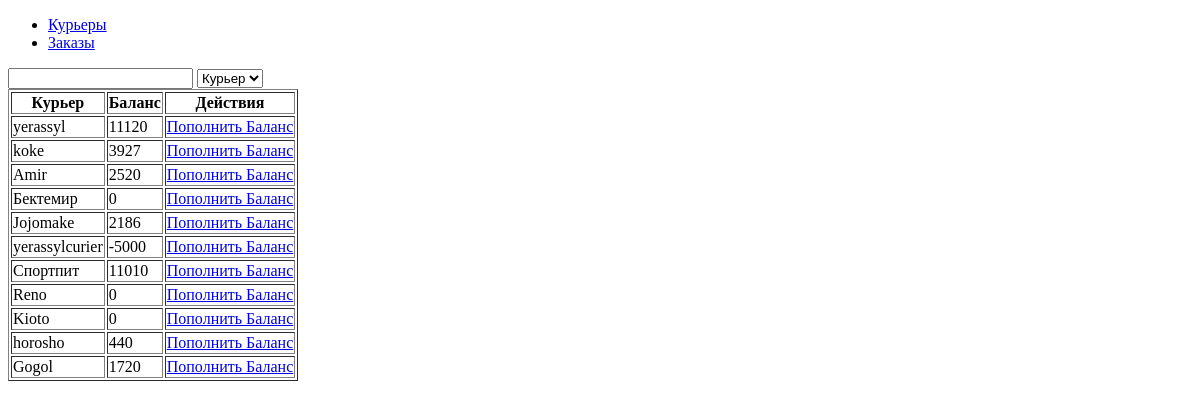
Page /adminpanel/ on the earlier database version.
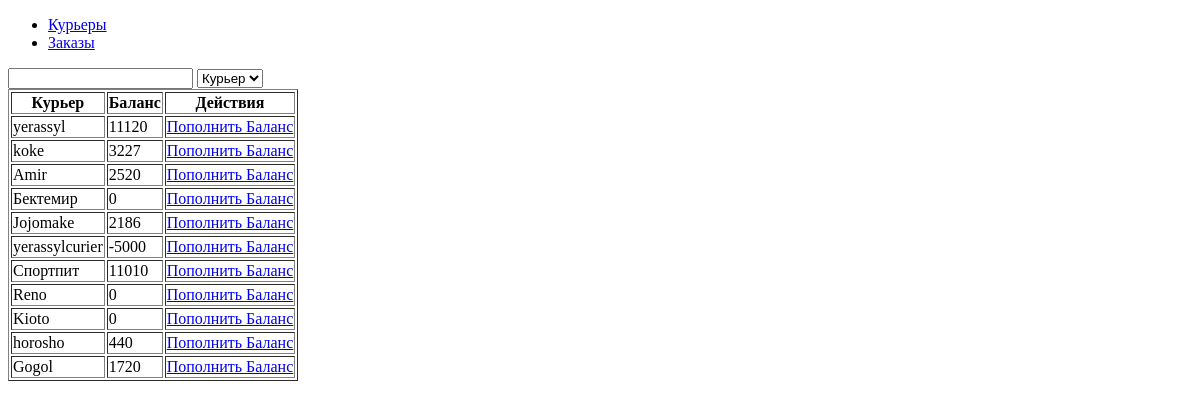
Same page on the later database version.
### curier/models.py (models this page shows)
class Curier(models.Model):
	user = models.OneToOneField(settings.AUTH_USER_MODEL, on_delete=models.CASCADE,related_name="mycurier")
	first_name = models.CharField(max_length=255,default="")
	last_name = models.CharField(max_length=255, default="")
	photo =models.ImageField(upload_to='curiers/%y/%m/%d', blank=True)
	experience=models.IntegerField(blank=True, null=True)
	phone = models.IntegerField(null=False, blank=False)
	is_available=models.BooleanField(default=False)
	balance = models.DecimalField(decimal_places=0,max_digits=1000,default=0)

### adminapp/views.py (the view)
# urls.py: path('',views.index,name="Home"),
def index(request):
    curiers=None
    if request.method=="POST":
        username = request.POST.get("search")
        curiers = Curier.objects.filter(user__username__contains=username)
    else:
        curiers = Curier.objects.all()
    cxt={
        "curiers":curiers
    }
    return render(request,"adminapp/curiers.html",context=cxt)

### adminapp/templates/adminapp/curiers.html (shortened to what this page needs)
{%extends 'adminapp/base.html'%}
{%block title%} Admin Panel {%endblock%} {%block body%}
<form method="POST" action="{% url 'curiers'%}">
<input type="text" name="search" id="search">
<select name="parameter" id="parameter">
<option value="curier">
Курьер
</option>
</select>
</form>
<table border="1">
    <tr>
        <th>Курьер</th>
        <th>Баланс</th>
        <th>Действия</th>
    </tr>
    {%for i in curiers%}
    <tr>
    <td>{{i.user.username}}</td>
    <td>{{i.balance}}</td>
    <td><a href="{%url 'balance_add_form' id=i.pk%}">Пополнить Баланс</a></td>
    </tr>
    {%endfor%}
</table>
{%endblock%}

Differences in the rows shown:
changed Curier "koke": balance "3927" → "3227"
